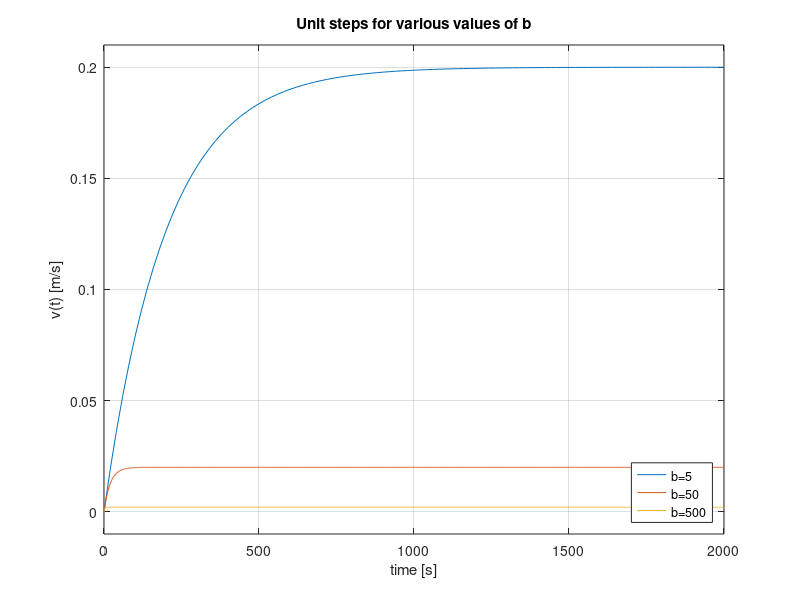

MATLAB code for this plot:
if exist('OCTAVE_VERSION', 'builtin')
    pkg load control;
end

m = 1000;

b1 = 5;
b2 = 50;
b3 = 500;

s = tf('s');
cruise_1 = 1/(m*s+b1);
cruise_2 = 1/(m*s+b2);
cruise_3 = 1/(m*s+b3);

figure;
hold on;
step(cruise_1, cruise_2, cruise_3)
xlabel('time [s]');
ylabel('v(t) [m/s]');
title('Unit steps for various values of b');
legend('b=5', 'b=50', 'b=500', 'location', 'southeast');
hold off;
